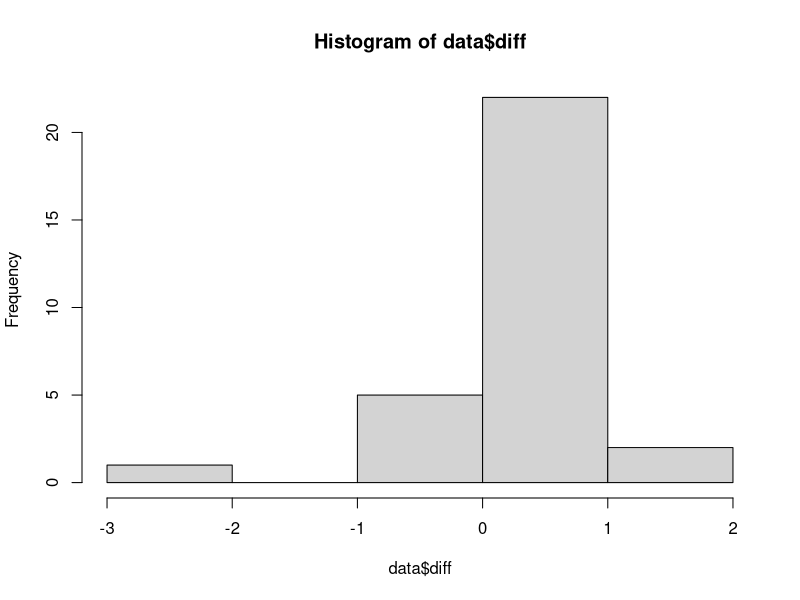

Recreate this plot in R.
## ---- chunk 1
data <- read.csv("../MatStat-R/data/Groceries.csv")
## ---- chunk 2
library(dplyr)

glimpse(data)
## ---- chunk 3
library(glue)

glue("
     Gennemsnitprisen for Target er {round(mean(data$Target),2)},
     men den for Wallmart er {round(mean(data$Walmart),2)}.
     
     ")
## ---- chunk 4

Walmart <- data$Walmart
Target <- data$Target

two_sided <- function(data, col_1, col_2) {
  Diff <- col_1 - col_2
  
  observed <- abs(mean(Diff))                           
  N <- 10^5-1
  result <- numeric(N)
  for (i in 1:N){
    Sign <- sample(nrow(data) + nrow(data), nrow(data), replace=TRUE) 
    Diff2 <-  Sign*Diff
    result[i] <- mean(Diff2)
  }
  2 * (sum(result >= observed + 1)/(N+1))
}
two_sided(data, Walmart, Target)
## ---- chunk 5
data['diff'] <- data$Target - data$Walmart
## ---- chunk 6
hist(data$diff)
## ---- chunk 7
knitr::kable(head(arrange(data, diff), 5))
## ---- chunk 8
data_reduced <- filter(data, data$Product != "Quaker Oats Life Cereal  Original ")
Diff <- data_reduced$Walmart - data_reduced$Target  
observed <- (mean(Diff))                           
N <- 10^5-1
result <- numeric(N)
for (i in 1:N) {
  Sign <- sample(nrow(data_reduced) + nrow(data_reduced), nrow(data_reduced), replace=TRUE) 
  Diff2 <-  Sign*Diff
  result[i] <- mean(Diff2)
}
2*(sum(result >= observed + 1)/(N+1))
